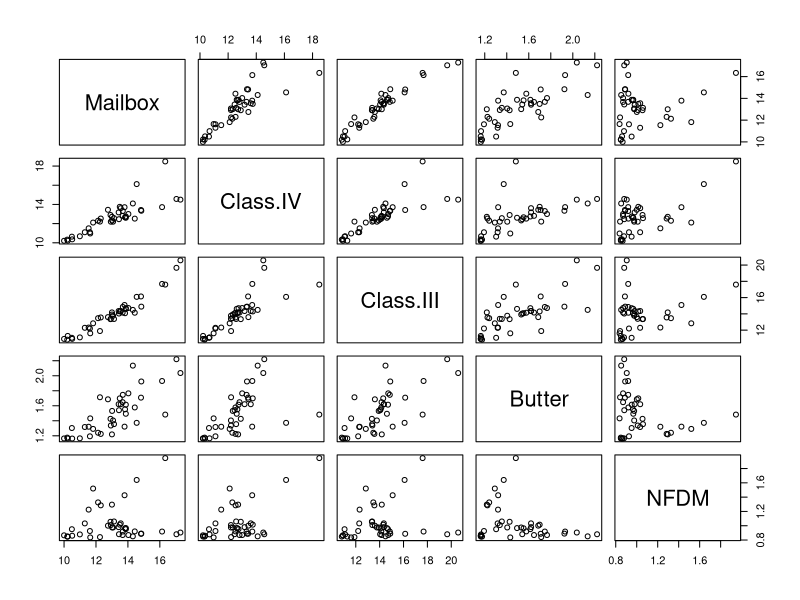

R code for this plot:
milk <- read.csv("41330727.csv", stringsAsFactors = FALSE)
str(milk)
n <- length(milk)
for (i in 2:n){
  milk[[i]] <- gsub("\\$", "", milk[[i]])
  milk[[i]] <- as.numeric(milk[[i]])
}
  
model <- lm(Mailbox ~ . , data = milk[2:n])
summary(model)

model_1 <- lm(Mailbox ~ Class.III , data = milk[2:n])
summary(model_1)
model_2 <- lm(Mailbox ~ (Class.IV) , data = milk[2:n])
summary(model_2)
model_2t <- lm(Mailbox ~ log(Class.IV) , data = milk[2:n])
summary(model_2t)
model_3 <- lm(Mailbox ~ Butter, data = milk[2:n])
summary(model_3)
model_4 <- lm(Mailbox ~ NFDM, data = milk[2:n])
summary(model_4)

model_5 <- lm(Class.III ~ Mailbox , data = milk[2:n])
summary(model_5)

pairs(milk[2:n])



